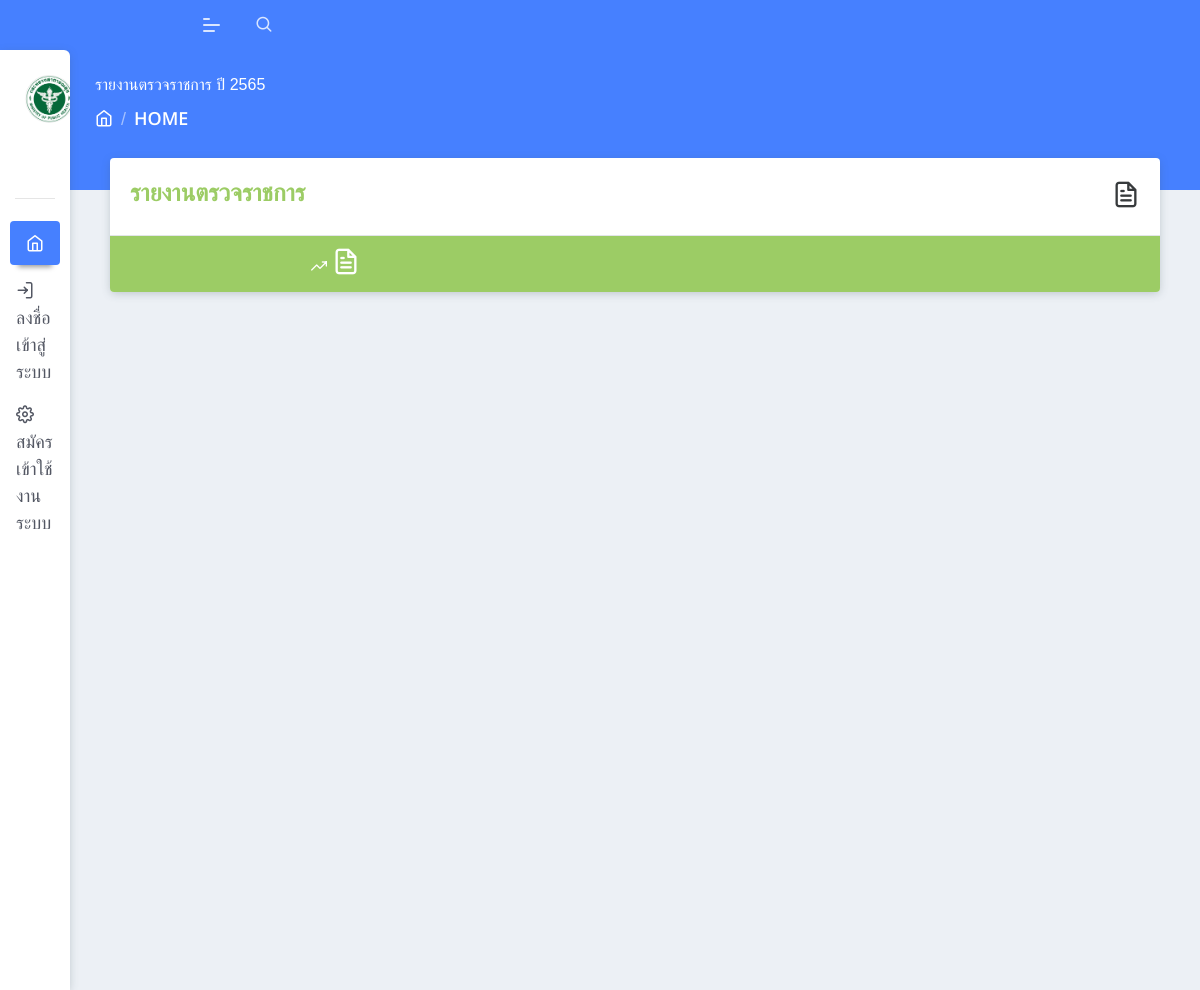
Before: / with the older database file.
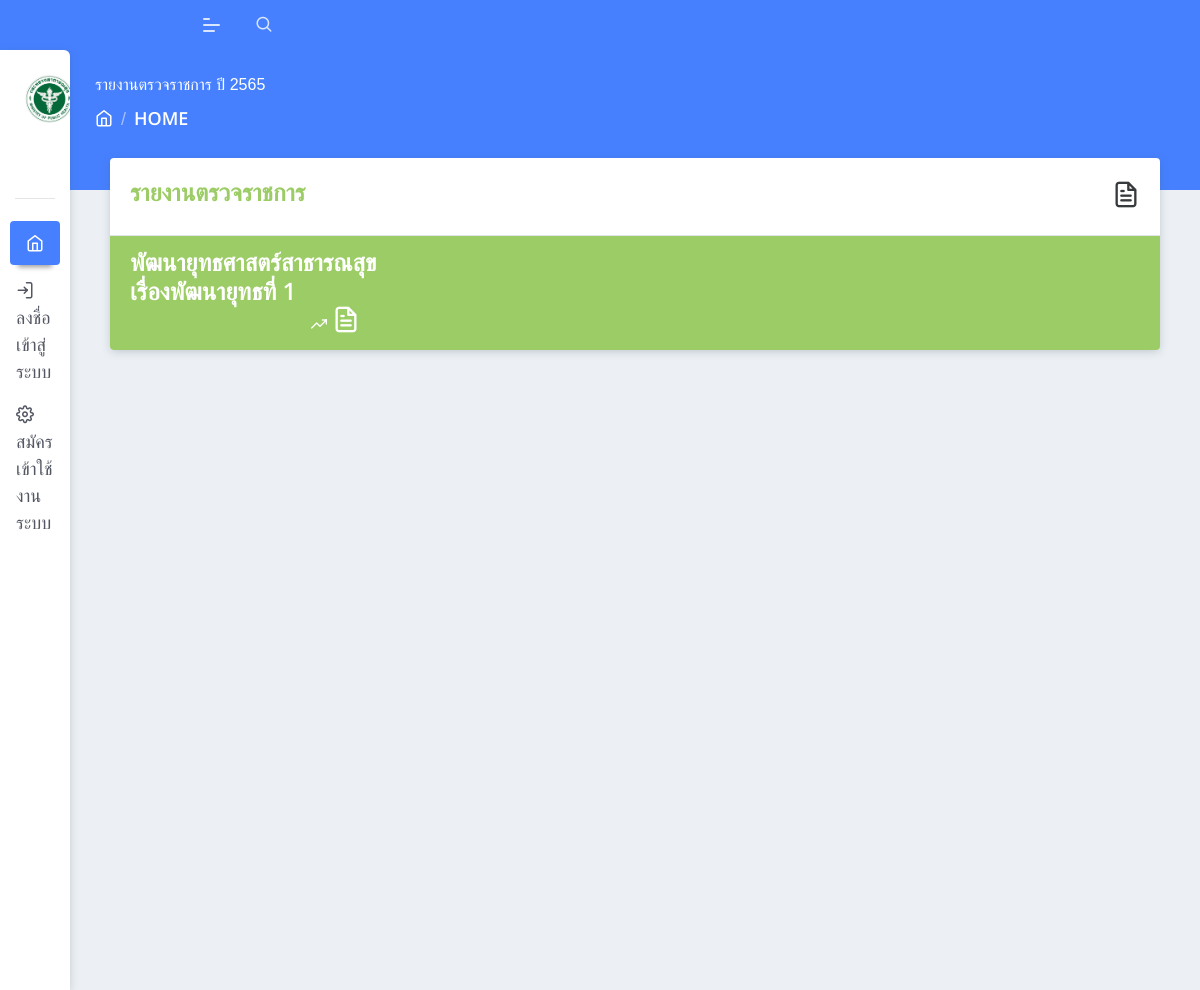
After: the same page with the newer database file.
### main/models.py (models this page shows, shortened)
class Document(models.Model):
    title = models.CharField(max_length=150)
    section = models.ForeignKey(Sectionlist,default=1 ,on_delete=models.CASCADE)
    shortnote = models.CharField(max_length=150)
    content = RichTextUploadingField(blank=True, null=True)
    image = models.ImageField(default='document.png', upload_to='document_image')
    uploadfile = models.FileField('Document',upload_to='document_file')
    user = models.ForeignKey(User, on_delete=models.CASCADE, null=True)
    create_date = models.DateTimeField(auto_now_add=(timezone.now))
    update_date = models.DateTimeField(default=timezone.now)

class Sectionlist(models.Model):
    section_name = models.CharField(max_length=255)
    def __str__(self):
        return self.section_name

### main/views.py (the view)
# urls.py: 2. Add a URL to urlpatterns:  path('', views.home, name='home')
class home(ListView):
    model = Document
    template_name = 'main/home.html'
    context_object_name = 'document'
    paginate_by = 5

### main/templates/main/home.html (shortened to what this page needs)
{% extends 'main/base.html' %}
{% load static %}
{% block content %}
<div class="pcoded-main-container">
    <div class="pcoded-content">
        <div class="page-header">
            <div class="page-block">
                <div class="row align-items-center">
                    <div class="col-md-12">
                        <div class="page-header-title">
                            <h5 class="m-b-10">รายงานตรวจราชการ ปี 2565</h5>
                        </div>
                        <ul class="breadcrumb">
                            <li class="breadcrumb-item"><a href="{% url 'home' %}"><i class="feather icon-home"></i></a></li>
                            <li class="breadcrumb-item"><a href="{% url 'home' %}">HOME</a></li>
                        </ul>
                    </div>
                </div>
            </div>
        </div>
        <div class="row">
            <div class="col-lg-12 col-md-12">
            <div class="col-lg-12 col-md-12">
                <div class="row">
                    <div class="col-sm-12">
                        <div class="card">
                            <div class="card-body">
                                <div class="row align-items-center">
                                    <div class="col-8">
                                        <h4 class="text-c-green">รายงานตรวจราชการ</h4>
                                    </div>
                                    <div class="col-4 text-right">
                                        <i class="feather icon-file-text f-28"></i>
                                    </div>
                                </div>
                            </div>
                            <div class="card-footer bg-c-green">
                                <div class="row align-items-center">
                                    {% for item in document %}
                                        <div class="col-12">
                                            <h4 class="text-white m-b-0">{{item.section}}</h4>
                                        </div class="col-12">
                                        <div class="col-12">
                                            <h4 class="text-white m-b-0">{{item.title}}</h4>
                                        </div>
                                    {% endfor %}
                                    <div class="col-3 text-right">
                                        <i class="feather icon-trending-up text-white f-16"></i>
                                        <i class="feather icon-file-text text-white f-28"></i>
                                    </div>
                                </div>
                            </div>
                        </div>
                    </div>
                </div>
            </div>
        </div>
    </div>
</div>
{% endblock content %}

### main/templates/main/base.html (shortened to what this page needs)
{% load static %}
<!DOCTYPE html>
<html lang="en">
<head>
    <link rel="stylesheet" href="{% static 'assets/css/style.css' %}">
</head>
<body class="">
	<nav class="pcoded-navbar menu-light ">
		<div class="navbar-wrapper  ">
			<div class="navbar-content scroll-div " >
				<div class="container">
					<div class="main-menu-header">
						<img class="img-radius" src="{% static 'assets/images/user/moph.PNG' %}" alt="User-Profile-Image">
						<div class="user-details">
						</div>
					</div>
				</div>
				<ul class="nav pcoded-inner-navbar ">
					<li class="nav-item pcoded-menu-caption">
					</li>
					<li class="nav-item">
					    <a href="{% url 'home' %}" class="nav-link "><span class="pcoded-micon"><i class="feather icon-home"></i></span><span class="pcoded-mtext">HOME</span></a>
					</li>
					{% if user.is_authenticated %}
					<li class="nav-item">
					    <a href="{% url 'profile' %}" class="nav-link "><span class="pcoded-micon"><i class="feather icon-file-text"></i></span><span class="pcoded-mtext">แก้ไขบัญชี</span></a>
					</li>
					<li class="nav-item">
					    <a href="{% url 'document' %}" class="nav-link "><span class="pcoded-micon"><i class="feather icon-file-text"></i></span><span class="pcoded-mtext">บันทึกข้อมูล</span></a>
					</li>
					<li class="nav-item">
					    <a href="{% url 'logout' %}" class="nav-link "><span class="pcoded-micon"><i class="feather icon-log-out m-r-5"></i></span><span class="pcoded-mtext"> Logout</span></a>
					</li>
					{% else %}
						<a href="{% url 'login' %}" class="nav-link "><span class="pcoded-micon"><i class="feather icon-log-in m-r-5"></i></span><span class="pcoded-mtext"> ลงชื่อเข้าสู่ระบบ</span></a>
						<a href="{% url 'register' %}" class="nav-link "><span class="pcoded-micon"><i class="feather icon-settings m-r-5"></i></span><span class="pcoded-mtext"> สมัครเข้าใช้งานระบบ</span></a>
					{% endif %}
				</ul>
			</div>
		</div>
	</nav>
	<header class="navbar pcoded-header navbar-expand-lg navbar-light header-blue">
				<div class="m-header">
					<a class="mobile-menu" id="mobile-collapse" href="#!"><span></span></a>
				</div>
				<div class="collapse navbar-collapse">
					<ul class="navbar-nav mr-auto">
						<li class="nav-item">
							<a href="#!" class="pop-search"><i class="feather icon-search"></i></a>
						</li>
					</ul>
				</div>
	</header>
{% block content %}
{% endblock content %}
</body>
</html>

Changed rows visible on the page:
added Document: section "พัฒนายุทธศาสตร์สาธารณสุข", title "เรื่องพัฒนายุทธที่ 1"
